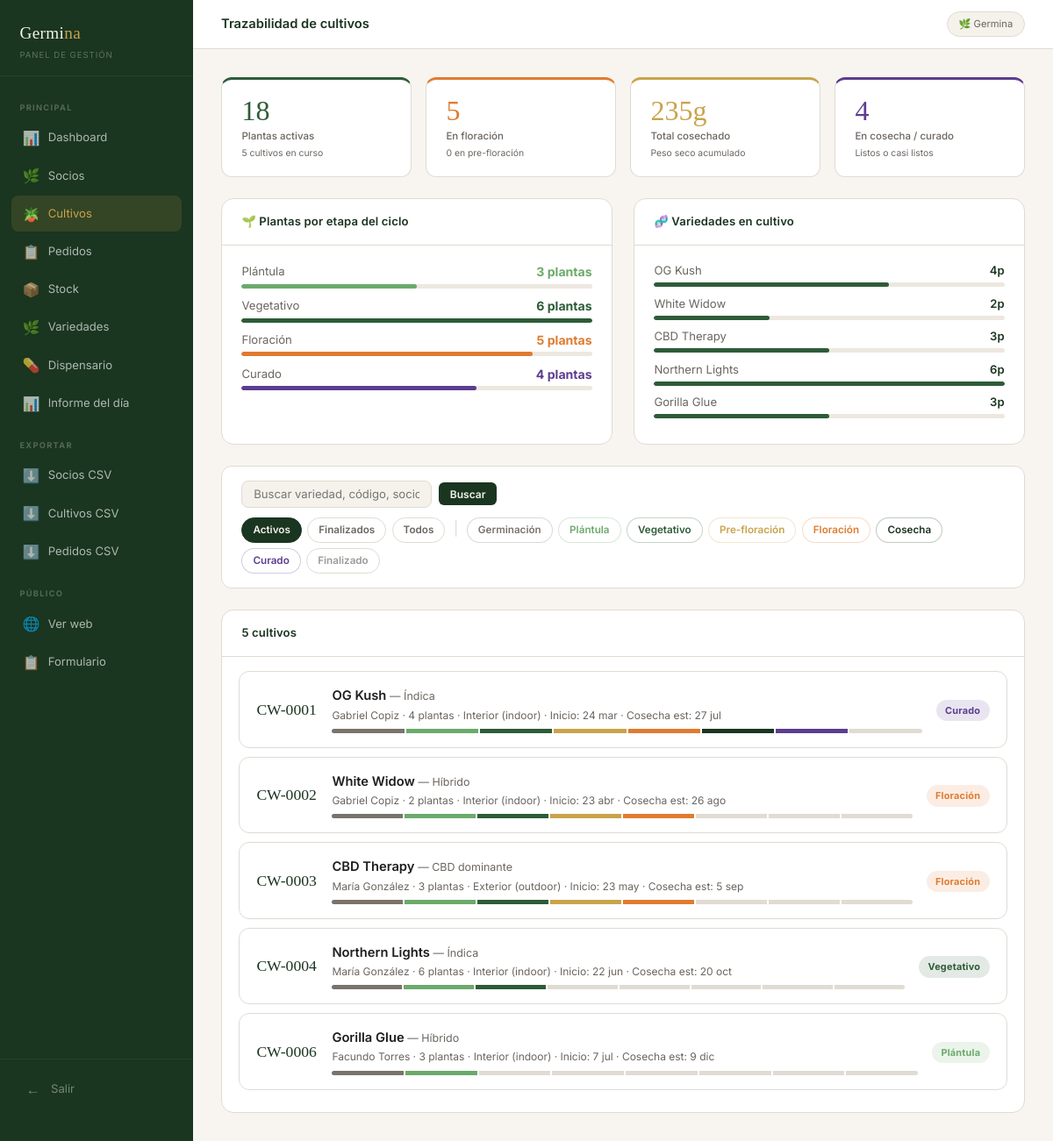
The app's page /admin/cultivos (signed in) with its own data.
### tables this page shows
CREATE TABLE cultivos (
        id INTEGER PRIMARY KEY AUTOINCREMENT,
        codigo TEXT UNIQUE NOT NULL,
        socio_id INTEGER NOT NULL,
        variedad TEXT NOT NULL,
        genetica TEXT DEFAULT 'hibrido',
        num_plantas INTEGER DEFAULT 1,
        tipo_cultivo TEXT DEFAULT 'interior',
        fecha_inicio TEXT NOT NULL,
        etapa_actual TEXT DEFAULT 'germinacion',
        fecha_etapa TEXT DEFAULT (date('now')),
        dias_en_etapa INTEGER DEFAULT 0,
        cosecha_estimada TEXT,
        ubicacion_detalle TEXT,
        sustrato TEXT,
        notas TEXT,
        estado TEXT DEFAULT 'activo',
        created_at TEXT DEFAULT (datetime('now','localtime'))
    );

CREATE TABLE socios (
        id INTEGER PRIMARY KEY AUTOINCREMENT,
        token TEXT UNIQUE NOT NULL,
        -- datos personales
        nombre TEXT, apellido TEXT, dni TEXT, email TEXT, telefono TEXT,
        fecha_nac TEXT, genero TEXT, barrio TEXT, provincia TEXT,
        -- tipo y condición
        tipo_socio TEXT DEFAULT 'paciente',
        diagnostico TEXT, patologia_especifica TEXT,
        tiempo_condicion TEXT,
        -- médico
        medico_prescriptor TEXT, especialidad_medico TEXT, tiene_receta TEXT,
        -- cannábico
        experiencia_cannabis TEXT, metodo_consumo TEXT, frecuencia_uso TEXT,
        -- trazabilidad
        como_nos_conocio TEXT, referido_por TEXT, referidor_es_socio INTEGER DEFAULT 0,
        canal_detalle TEXT,
        -- notas y estado
        etapa TEXT DEFAULT 'solicitud',
        notas_solicitud TEXT,
        created_at TEXT DEFAULT (datetime('now','localtime')),
        updated_at TEXT DEFAULT (datetime('now','localtime'))
    , cupo_mensual_g REAL DEFAULT 30, direccion TEXT, referencias_entrega TEXT);

### app.py (the view)
@app.route('/admin/cultivos')
@login_required
def admin_cultivos():
    db = get_db()
    etapa_f  = request.args.get('etapa', '')
    estado_f = request.args.get('estado', 'activo')
    q        = request.args.get('q', '').strip()
    sql = '''
        SELECT c.*, s.nombre, s.apellido, s.dni, s.tipo_socio
        FROM cultivos c
        JOIN socios s ON s.id = c.socio_id
        WHERE 1=1
    '''
    params = []
    if estado_f:
        sql += ' AND c.estado=?'; params.append(estado_f)
    if etapa_f:
        sql += ' AND c.etapa_actual=?'; params.append(etapa_f)
    if q:
        sql += ' AND (c.variedad LIKE ? OR c.codigo LIKE ? OR s.nombre LIKE ? OR s.apellido LIKE ?)'
        params += [f'%{q}%']*4
    sql += ' ORDER BY c.created_at DESC'
    cultivos = db.execute(sql, params).fetchall()
    total_plantas   = db.execute("SELECT COALESCE(SUM(num_plantas),0) FROM cultivos WHERE estado='activo'").fetchone()[0]
    total_cosechado = db.execute("SELECT COALESCE(SUM(peso_seco_g),0) FROM cosechas").fetchone()[0]
    por_etapa = {}
    for e in ETAPAS_CULTIVO:
        por_etapa[e] = db.execute(
            "SELECT COALESCE(SUM(num_plantas),0) FROM cultivos WHERE etapa_actual=? AND estado='activo'", (e,)
        ).fetchone()[0]
    return render_template('admin/cultivos.html',
        cultivos=cultivos, etapa_f=etapa_f, estado_f=estado_f, q=q,
        total_plantas=total_plantas, total_cosechado=total_cosechado,
        por_etapa=por_etapa,
        etapas_cultivo=ETAPAS_CULTIVO,
        etapa_cultivo_label=ETAPA_CULTIVO_LABEL,
        etapa_cultivo_color=ETAPA_CULTIVO_COLOR,
        genetica_label=GENETICA_LABEL,
        tipo_cultivo_label=TIPO_CULTIVO_LABEL,
        tipo_socio_label=TIPO_SOCIO_LABEL,
    )

### app.py (called while the page is built)
def get_db():
    if 'db' not in g:
        g.db = sqlite3.connect(DB_PATH)
        g.db.row_factory = sqlite3.Row
        g.db.execute('PRAGMA journal_mode=WAL')
    return g.db

def fmt_fecha(d):
    if not d: return '—'
    try:
        dt = datetime.strptime(str(d)[:10], '%Y-%m-%d')
        meses = ['ene','feb','mar','abr','may','jun','jul','ago','sep','oct','nov','dic']
        return f"{dt.day} {meses[dt.month-1]}"
    except: return str(d)[:10]

def login_required(f):
    @wraps(f)
    def wrapped(*args, **kwargs):
        if not session.get('admin'):
            return redirect(url_for('admin_login'))
        return f(*args, **kwargs)
    return wrapped

### templates/admin/cultivos.html (shortened to what this page needs)
{% extends 'admin/base_admin.html' %}
{% block topbar_title %}Trazabilidad de cultivos{% endblock %}
{% block content %}
<div class="kpi-grid" style="grid-template-columns:repeat(4,1fr);margin-bottom:1.5rem;">
  <div class="kpi-card" style="border-top-color:#2D5C38;">
    <div class="kpi-value" style="color:#2D5C38;">{{ total_plantas }}</div>
    <div class="kpi-label">Plantas activas</div>
    <div class="kpi-sub">{{ cultivos|selectattr('estado','eq','activo')|list|length }} cultivos en curso</div>
  </div>
  <div class="kpi-card" style="border-top-color:#E07B30;">
    <div class="kpi-value" style="color:#E07B30;">{{ por_etapa.get('floracion',0) }}</div>
    <div class="kpi-label">En floración</div>
    <div class="kpi-sub">{{ por_etapa.get('prefloracion',0) }} en pre-floración</div>
  </div>
  <div class="kpi-card" style="border-top-color:#C8A44A;">
    <div class="kpi-value" style="color:#C8A44A;">{{ total_cosechado|round(0)|int }}g</div>
    <div class="kpi-label">Total cosechado</div>
    <div class="kpi-sub">Peso seco acumulado</div>
  </div>
  <div class="kpi-card" style="border-top-color:#5C3D8F;">
    <div class="kpi-value" style="color:#5C3D8F;">{{ por_etapa.get('cosecha',0) + por_etapa.get('curado',0) }}</div>
    <div class="kpi-label">En cosecha / curado</div>
    <div class="kpi-sub">Listos o casi listos</div>
  </div>
</div>
<div class="grid-2" style="gap:1.5rem;margin-bottom:1.5rem;">
  <div class="card">
    <div class="card-header"><span class="card-title">🌱 Plantas por etapa del ciclo</span></div>
    <div class="card-body">
      {% set max_p = por_etapa.values()|max if por_etapa.values()|max > 0 else 1 %}
      {% for e in etapas_cultivo %}
      {% if por_etapa.get(e,0) > 0 or e in ['vegetativo','floracion'] %}
      <div style="margin-bottom:0.6rem;">
        <div class="flex-between" style="margin-bottom:0.2rem;">
          <span style="font-size:0.82rem;color:var(--muted);">{{ etapa_cultivo_label[e] }}</span>
          <span style="font-size:0.88rem;font-weight:700;color:{{ etapa_cultivo_color[e] }};">
            {{ por_etapa.get(e,0) }} plantas
          </span>
        </div>
        <div class="mini-bar">
          <div class="mini-bar-fill" style="background:{{ etapa_cultivo_color[e] }};width:{{ ((por_etapa.get(e,0)/max_p)*100)|round }}%;"></div>
        </div>
      </div>
      {% endif %}
      {% endfor %}
    </div>
  </div>
  <div class="card">
    <div class="card-header"><span class="card-title">🧬 Variedades en cultivo</span></div>
    <div class="card-body">
      {% set all_vars = {} %}
      {% if cultivos %}
        {% set var_counts = {} %}
        {% for c in cultivos %}
          {% if c.estado == 'activo' %}
            {% set _ = var_counts.update({c.variedad: var_counts.get(c.variedad, 0) + c.num_plantas}) %}
          {% endif %}
        {% endfor %}
        {% set max_v = var_counts.values()|max if var_counts.values()|list|length > 0 else 1 %}
        {% for var, cnt in var_counts.items() %}
        <div style="margin-bottom:0.6rem;">
          <div class="flex-between" style="margin-bottom:0.2rem;">
            <span class="text-sm text-muted">{{ var }}</span>
            <span class="fw-600 text-sm" style="color:var(--green-deep);">{{ cnt }}p</span>
          </div>
          <div class="mini-bar"><div class="mini-bar-fill" style="background:var(--green-mid);width:{{ ((cnt/max_v)*100)|round }}%;"></div></div>
        </div>
        {% endfor %}
      {% else %}
        <p class="text-muted text-sm">Sin cultivos activos todavía.</p>
      {% endif %}
    </div>
  </div>
</div>
<div class="filters-bar">
  <form style="display:flex;gap:0.5rem;align-items:center;" method="GET">
    <input type="text" class="search-input" name="q" value="{{ q }}" placeholder="Buscar variedad, código, socio...">
    <button type="submit" class="btn btn-primary btn-sm">Buscar</button>
  </form>
  <div style="display:flex;gap:0.4rem;flex-wrap:wrap;">
    <a href="{{ url_for('admin_cultivos') }}?estado=activo" class="filter-btn {% if estado_f == 'activo' %}active{% endif %}">Activos</a>
    <a href="{{ url_for('admin_cultivos') }}?estado=finalizado" class="filter-btn {% if estado_f == 'finalizado' %}active{% endif %}">Finalizados</a>
    <a href="{{ url_for('admin_cultivos') }}" class="filter-btn {% if not estado_f %}active{% endif %}">Todos</a>
    <span style="color:var(--border);margin:0 0.2rem;">|</span>
    {% for e in etapas_cultivo %}
    <a href="{{ url_for('admin_cultivos') }}?estado={{ estado_f }}&etapa={{ e }}"
       class="filter-btn {% if etapa_f == e %}active{% endif %}"
       style="border-color:{{ etapa_cultivo_color[e] }}44;{% if etapa_f == e %}background:{{ etapa_cultivo_color[e] }};border-color:{{ etapa_cultivo_color[e] }};{% else %}color:{{ etapa_cultivo_color[e] }};{% endif %}">
      {{ etapa_cultivo_label[e] }}
    </a>
    {% endfor %}
  </div>
</div>
<div class="card">
  <div class="card-header">
    <span class="card-title">{{ cultivos|length }} cultivo{% if cultivos|length != 1 %}s{% endif %}</span>
  </div>
  {% if cultivos %}
  <div class="card-body" style="padding:1rem 1.2rem;">
    {% for c in cultivos %}
    <div class="cultivo-card" onclick="location.href='{{ url_for('admin_cultivo', cid=c.id) }}'">
      <div class="cultivo-codigo">{{ c.codigo }}</div>
      <div style="flex:1;">
        <div class="cultivo-variedad">{{ c.variedad }}
          <span style="font-weight:400;font-size:0.78rem;color:var(--muted);">— {{ genetica_label.get(c.genetica, c.genetica) }}</span>
        </div>
        <div class="cultivo-meta">
          {{ c.nombre }} {{ c.apellido }} · {{ c.num_plantas }} planta{% if c.num_plantas != 1 %}s{% endif %} · {{ tipo_cultivo_label.get(c.tipo_cultivo, c.tipo_cultivo) }} · Inicio: {{ fmt_fecha(c.fecha_inicio) }}
          {% if c.cosecha_estimada %} · Cosecha est: {{ fmt_fecha(c.cosecha_estimada) }}{% endif %}
        </div>
        <div class="progreso-barra">
          {% set etapas_orden = ['germinacion','plantula','vegetativo','prefloracion','floracion','cosecha','curado','finalizado'] %}
          {% set idx_actual = etapas_orden.index(c.etapa_actual) if c.etapa_actual in etapas_orden else 0 %}
          {% for i in range(etapas_orden|length) %}
          <div class="progreso-seg" style="background:{% if i <= idx_actual %}{{ etapa_cultivo_color[etapas_orden[i]] }}{% else %}var(--border){% endif %};"></div>
          {% endfor %}
        </div>
      </div>
      <div style="text-align:right;">
        <span class="etapa-pill" style="background:{{ etapa_cultivo_color.get(c.etapa_actual,'#888') }}22;color:{{ etapa_cultivo_color.get(c.etapa_actual,'#888') }};">
          {{ etapa_cultivo_label.get(c.etapa_actual, c.etapa_actual) }}
        </span>
      </div>
    </div>
    {% endfor %}
  </div>
  {% else %}
  <div class="card-body">
    <p class="text-muted text-sm">No hay cultivos con estos filtros.</p>
  </div>
  {% endif %}
</div>
{% endblock %}

### templates/admin/base_admin.html (style rules this page uses)
*, *::before, *::after { box-sizing: border-box; margin: 0; padding: 0; }
:root { --green-deep: #1A3520; --green-mid: #2D5C38; --green-light: #4A7C5E; --green-pale: #D4EAD9; --gold: #C8A44A; --gold-light: #F6ECC4; --cream: #F5F2EC; --cream-dark: #EDE8DF; --bg: #F8F5F0; --border: #E0DBD3; --text: #1E1E1E; --muted: #6B6560; --white: #FFFFFF; --sidebar-w: 220px; }
body { font-family: 'Inter', sans-serif; background: var(--bg); color: var(--text); line-height: 1.5; }
a { color: inherit; text-decoration: none; }
.card { background: var(--white); border-radius: 14px; border: 1px solid var(--border); overflow: hidden; }
.card-header { padding: 1rem 1.4rem; border-bottom: 1px solid var(--border); display: flex; align-items: center; justify-content: space-between; }
.card-title { font-size: 0.82rem; font-weight: 600; color: var(--green-deep); letter-spacing: 0.01em; }
.card-body { padding: 1.2rem 1.4rem; }
.kpi-grid { display: grid; grid-template-columns: repeat(5, 1fr); gap: 1rem; margin-bottom: 1.5rem; }
.kpi-card { background: var(--white); border-radius: 12px; border: 1px solid var(--border); border-top: 3px solid var(--border); padding: 1.2rem 1.4rem; }
.kpi-value { font-family: 'Playfair Display', serif; font-size: 2rem; font-weight: 500; line-height: 1; margin-bottom: 0.3rem; }
.kpi-label { font-size: 0.72rem; color: var(--muted); font-weight: 500; }
.kpi-sub { font-size: 0.65rem; color: var(--muted); margin-top: 0.15rem; }
.grid-2 { display: grid; grid-template-columns: 1fr 1fr; gap: 1.5rem; }
.btn { display: inline-flex; align-items: center; gap: 0.4rem; padding: 0.55rem 1.1rem; border-radius: 8px; font-size: 0.82rem; font-weight: 600; cursor: pointer; border: none; transition: all 0.15s; font-family: 'Inter', sans-serif; }
.btn-primary { background: var(--green-deep); color: var(--cream); }
.btn-sm { padding: 0.35rem 0.8rem; font-size: 0.75rem; border-radius: 6px; }
.text-sm { font-size: 0.82rem; }
.text-muted { color: var(--muted); }
.fw-600 { font-weight: 600; }
.flex-between { display: flex; justify-content: space-between; align-items: center; }
.mini-bar { height: 5px; background: var(--cream-dark); border-radius: 3px; overflow: hidden; margin-top: 0.2rem; }
.mini-bar-fill { height: 100%; border-radius: 3px; }

### templates/admin/cultivos.html (style rules this page uses)
.etapa-pill { display: inline-flex; align-items: center; gap: 0.35rem; padding: 0.25rem 0.65rem; border-radius: 100px; font-size: 0.68rem; font-weight: 700; letter-spacing: 0.02em; }
.cultivo-card { background: var(--white); border-radius: 12px; border: 1px solid var(--border); padding: 1rem 1.2rem; margin-bottom: 0.6rem; display: flex; align-items: center; gap: 1rem; cursor: pointer; transition: border-color 0.15s, box-shadow 0.15s; }
.cultivo-codigo { font-family: 'Playfair Display', serif; font-size: 1.1rem; color: var(--green-deep); font-weight: 400; min-width: 70px; }
.cultivo-variedad { font-weight: 600; font-size: 0.92rem; color: var(--text); }
.cultivo-meta { font-size: 0.75rem; color: var(--muted); margin-top: 0.15rem; }
.progreso-barra { display: flex; gap: 2px; height: 5px; border-radius: 3px; overflow: hidden; margin-top: 0.4rem; }
.progreso-seg { flex: 1; }
.filters-bar { background: var(--white); border-radius: 12px; border: 1px solid var(--border); padding: 1rem 1.4rem; margin-bottom: 1.5rem; display: flex; align-items: center; gap: 0.7rem; flex-wrap: wrap; }
.filter-btn { padding: 0.3rem 0.75rem; border-radius: 100px; font-size: 0.73rem; font-weight: 600; border: 1.5px solid var(--border); cursor: pointer; background: var(--white); color: var(--muted); transition: all 0.15s; text-decoration: none; display: inline-block; }
.filter-btn.active { background: var(--green-deep); border-color: var(--green-deep); color: var(--cream); }
.search-input { padding: 0.4rem 0.8rem; border: 1.5px solid var(--border); border-radius: 8px; font-family: 'Inter', sans-serif; font-size: 0.82rem; background: var(--cream); color: var(--text); min-width: 200px; }

### records on screen
cultivos: etapa_actual "Vegetativo", get "6", {{ ((por_etapa.get(e,0)/max_p)*100)|round }} 100.0 (drawn), variedad "Northern Lights", num_plantas "6", {{ ((cnt/max_v)*100)|round }} 100.0 (drawn), codigo "CW-0004", get "Índica", nombre "María", apellido "González", get "Interior (indoor)", fecha_inicio "22 jun", cosecha_estimada "20 oct", get "Vegetativo"
cultivos: etapa_actual "Curado", get "4", {{ ((por_etapa.get(e,0)/max_p)*100)|round }} 67.0 (drawn), variedad "OG Kush", num_plantas "4", {{ ((cnt/max_v)*100)|round }} 67.0 (drawn), codigo "CW-0001", get "Índica", nombre "Gabriel", apellido "Copiz", get "Interior (indoor)", fecha_inicio "24 mar", cosecha_estimada "27 jul", get "Curado"
cultivos: variedad "White Widow", num_plantas "2", {{ ((cnt/max_v)*100)|round }} 33.0 (drawn), codigo "CW-0002", get "Híbrido", nombre "Gabriel", apellido "Copiz", get "Interior (indoor)", fecha_inicio "23 abr", cosecha_estimada "26 ago", get "Floración"
cultivos: variedad "CBD Therapy", num_plantas "3", {{ ((cnt/max_v)*100)|round }} 50.0 (drawn), codigo "CW-0003", get "CBD dominante", nombre "María", apellido "González", get "Exterior (outdoor)", fecha_inicio "23 may", cosecha_estimada "5 sep", get "Floración"
cultivos: variedad "Gorilla Glue", num_plantas "3", {{ ((cnt/max_v)*100)|round }} 50.0 (drawn), codigo "CW-0006", get "Híbrido", nombre "Facundo", apellido "Torres", get "Interior (indoor)", fecha_inicio "7 jul", cosecha_estimada "9 dic", get "Plántula"

### other values on screen
{{ total_plantas }} "18"
{{ cultivos|selectattr('estado','eq','activo')|list|length }} "5"
{{ por_etapa.get('floracion',0) }} "5"
{{ por_etapa.get('prefloracion',0) }} "0"
{{ total_cosechado|round(0)|int }} "235"
{{ por_etapa.get('cosecha',0) + por_etapa.get('curado',0) }} "4"
{{ etapa_cultivo_label[e] }} "Plántula" "Floración"
{{ por_etapa.get(e,0) }} "3" "5"
{{ etapa_cultivo_label[e] }} "Germinación" "Plántula" "Vegetativo" "Pre-floración" "Floración" "Cosecha" "Curado" "Finalizado"
{{ cultivos|length }} "5"
